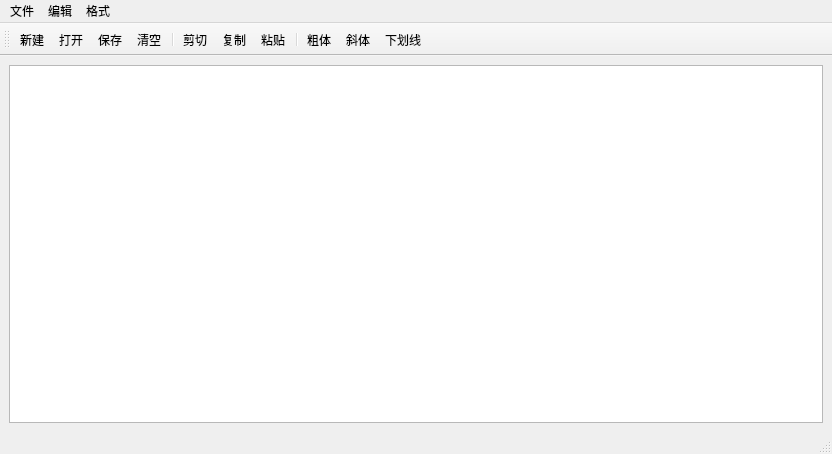
<?xml version="1.0" encoding="UTF-8"?>
<ui version="4.0">
 <class>QWMainWind</class>
 <widget class="QMainWindow" name="QWMainWind">
  <property name="geometry">
   <rect>
    <x>0</x>
    <y>0</y>
    <width>832</width>
    <height>454</height>
   </rect>
  </property>
  <property name="windowTitle">
   <string>qwmainwind</string>
  </property>
  <widget class="QWidget" name="centralwidget">
   <layout class="QGridLayout" name="gridLayout">
    <item row="0" column="0">
     <widget class="QTextEdit" name="textEdit"/>
    </item>
   </layout>
  </widget>
  <widget class="QMenuBar" name="menubar">
   <property name="geometry">
    <rect>
     <x>0</x>
     <y>0</y>
     <width>832</width>
     <height>22</height>
    </rect>
   </property>
   <widget class="QMenu" name="menu">
    <property name="title">
     <string>文件</string>
    </property>
    <addaction name="actionNew"/>
    <addaction name="actionOpen"/>
    <addaction name="separator"/>
    <addaction name="actionSave"/>
    <addaction name="actionClose"/>
    <addaction name="separator"/>
   </widget>
   <widget class="QMenu" name="menu_2">
    <property name="title">
     <string>编辑</string>
    </property>
    <addaction name="actionCut"/>
    <addaction name="actionCopy"/>
    <addaction name="actionPaste"/>
    <addaction name="separator"/>
    <addaction name="actionClear"/>
   </widget>
   <widget class="QMenu" name="menu_3">
    <property name="title">
     <string>格式</string>
    </property>
    <addaction name="actionFontBold"/>
    <addaction name="actionFontItalic"/>
    <addaction name="actionFontUnder"/>
    <addaction name="separator"/>
    <addaction name="actionToolBarLab"/>
   </widget>
   <addaction name="menu"/>
   <addaction name="menu_2"/>
   <addaction name="menu_3"/>
  </widget>
  <widget class="QStatusBar" name="statusbar"/>
  <widget class="QToolBar" name="mainToolBar">
   <property name="windowTitle">
    <string>toolBar</string>
   </property>
   <property name="toolButtonStyle">
    <enum>Qt::ToolButtonTextBesideIcon</enum>
   </property>
   <attribute name="toolBarArea">
    <enum>TopToolBarArea</enum>
   </attribute>
   <attribute name="toolBarBreak">
    <bool>false</bool>
   </attribute>
   <addaction name="actionNew"/>
   <addaction name="actionOpen"/>
   <addaction name="actionSave"/>
   <addaction name="actionClear"/>
   <addaction name="separator"/>
   <addaction name="actionCut"/>
   <addaction name="actionCopy"/>
   <addaction name="actionPaste"/>
   <addaction name="separator"/>
   <addaction name="actionFontBold"/>
   <addaction name="actionFontItalic"/>
   <addaction name="actionFontUnder"/>
  </widget>
  <action name="actionCut">
   <property name="icon">
    <iconset resource="res.qrc">
     <normaloff>:/images/images/cut.bmp</normaloff>:/images/images/cut.bmp</iconset>
   </property>
   <property name="text">
    <string>剪切</string>
   </property>
   <property name="shortcut">
    <string>Ctrl+X</string>
   </property>
  </action>
  <action name="actionCopy">
   <property name="icon">
    <iconset resource="res.qrc">
     <normaloff>:/images/images/120.bmp</normaloff>:/images/images/120.bmp</iconset>
   </property>
   <property name="text">
    <string>复制</string>
   </property>
   <property name="toolTip">
    <string>复制</string>
   </property>
   <property name="shortcut">
    <string>Ctrl+C</string>
   </property>
  </action>
  <action name="actionPaste">
   <property name="icon">
    <iconset resource="res.qrc">
     <normaloff>:/images/images/paste.bmp</normaloff>:/images/images/paste.bmp</iconset>
   </property>
   <property name="text">
    <string>粘贴</string>
   </property>
   <property name="toolTip">
    <string>粘贴</string>
   </property>
   <property name="shortcut">
    <string>Ctrl+V</string>
   </property>
  </action>
  <action name="actionFontBold">
   <property name="checkable">
    <bool>true</bool>
   </property>
   <property name="icon">
    <iconset resource="res.qrc">
     <normaloff>:/images/images/BLD.BMP</normaloff>:/images/images/BLD.BMP</iconset>
   </property>
   <property name="text">
    <string>粗体</string>
   </property>
   <property name="toolTip">
    <string>粗体</string>
   </property>
  </action>
  <action name="actionFontItalic">
   <property name="checkable">
    <bool>true</bool>
   </property>
   <property name="icon">
    <iconset resource="res.qrc">
     <normaloff>:/images/images/ITL.BMP</normaloff>:/images/images/ITL.BMP</iconset>
   </property>
   <property name="text">
    <string>斜体</string>
   </property>
   <property name="toolTip">
    <string>斜体</string>
   </property>
  </action>
  <action name="actionFontUnder">
   <property name="checkable">
    <bool>true</bool>
   </property>
   <property name="icon">
    <iconset resource="res.qrc">
     <normaloff>:/images/images/ITL.BMP</normaloff>:/images/images/ITL.BMP</iconset>
   </property>
   <property name="text">
    <string>下划线</string>
   </property>
   <property name="toolTip">
    <string>下划线</string>
   </property>
  </action>
  <action name="actionClose">
   <property name="icon">
    <iconset resource="res.qrc">
     <normaloff>:/images/images/exit.bmp</normaloff>:/images/images/exit.bmp</iconset>
   </property>
   <property name="text">
    <string>退出</string>
   </property>
   <property name="toolTip">
    <string>退出</string>
   </property>
  </action>
  <action name="actionOpen">
   <property name="icon">
    <iconset resource="res.qrc">
     <normaloff>:/images/images/open3.bmp</normaloff>:/images/images/open3.bmp</iconset>
   </property>
   <property name="text">
    <string>打开</string>
   </property>
   <property name="toolTip">
    <string>打开文件</string>
   </property>
   <property name="shortcut">
    <string>Ctrl+O</string>
   </property>
  </action>
  <action name="actionClear">
   <property name="icon">
    <iconset resource="res.qrc">
     <normaloff>:/images/images/103.bmp</normaloff>:/images/images/103.bmp</iconset>
   </property>
   <property name="text">
    <string>清空</string>
   </property>
   <property name="toolTip">
    <string>清空内容</string>
   </property>
  </action>
  <action name="actionFont">
   <property name="icon">
    <iconset resource="res.qrc">
     <normaloff>:/images/images/20.ico</normaloff>:/images/images/20.ico</iconset>
   </property>
   <property name="text">
    <string>字体</string>
   </property>
   <property name="toolTip">
    <string>字体设置</string>
   </property>
  </action>
  <action name="actionNew">
   <property name="icon">
    <iconset resource="res.qrc">
     <normaloff>:/images/images/new2.bmp</normaloff>:/images/images/new2.bmp</iconset>
   </property>
   <property name="text">
    <string>新建</string>
   </property>
   <property name="toolTip">
    <string>新建</string>
   </property>
   <property name="shortcut">
    <string>Ctrl+N</string>
   </property>
  </action>
  <action name="actionToolBarLab">
   <property name="checkable">
    <bool>true</bool>
   </property>
   <property name="text">
    <string>显示工具栏文字标签</string>
   </property>
   <property name="toolTip">
    <string>显示工具栏文字标签</string>
   </property>
  </action>
  <action name="actionSave">
   <property name="icon">
    <iconset resource="res.qrc">
     <normaloff>:/images/images/save.ico</normaloff>:/images/images/save.ico</iconset>
   </property>
   <property name="text">
    <string>保存</string>
   </property>
   <property name="toolTip">
    <string>保存</string>
   </property>
   <property name="shortcut">
    <string>Ctrl+S</string>
   </property>
  </action>
 </widget>
 <resources>
  <include location="res.qrc"/>
 </resources>
 <connections>
  <connection>
   <sender>actionClose</sender>
   <signal>triggered()</signal>
   <receiver>QWMainWind</receiver>
   <slot>close()</slot>
   <hints>
    <hint type="sourcelabel">
     <x>-1</x>
     <y>-1</y>
    </hint>
    <hint type="destinationlabel">
     <x>349</x>
     <y>226</y>
    </hint>
   </hints>
  </connection>
  <connection>
   <sender>actionClear</sender>
   <signal>triggered()</signal>
   <receiver>textEdit</receiver>
   <slot>clear()</slot>
   <hints>
    <hint type="sourcelabel">
     <x>-1</x>
     <y>-1</y>
    </hint>
    <hint type="destinationlabel">
     <x>415</x>
     <y>246</y>
    </hint>
   </hints>
  </connection>
  <connection>
   <sender>actionCut</sender>
   <signal>triggered()</signal>
   <receiver>textEdit</receiver>
   <slot>cut()</slot>
   <hints>
    <hint type="sourcelabel">
     <x>-1</x>
     <y>-1</y>
    </hint>
    <hint type="destinationlabel">
     <x>415</x>
     <y>246</y>
    </hint>
   </hints>
  </connection>
  <connection>
   <sender>actionCopy</sender>
   <signal>triggered()</signal>
   <receiver>textEdit</receiver>
   <slot>copy()</slot>
   <hints>
    <hint type="sourcelabel">
     <x>-1</x>
     <y>-1</y>
    </hint>
    <hint type="destinationlabel">
     <x>415</x>
     <y>246</y>
    </hint>
   </hints>
  </connection>
  <connection>
   <sender>actionPaste</sender>
   <signal>triggered()</signal>
   <receiver>textEdit</receiver>
   <slot>paste()</slot>
   <hints>
    <hint type="sourcelabel">
     <x>-1</x>
     <y>-1</y>
    </hint>
    <hint type="destinationlabel">
     <x>415</x>
     <y>246</y>
    </hint>
   </hints>
  </connection>
 </connections>
</ui>
